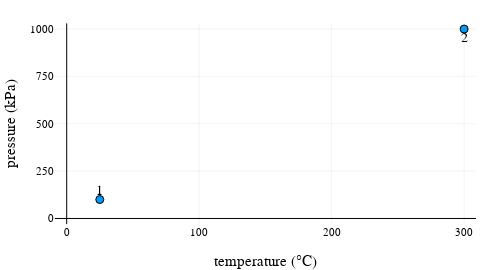

Write notebook code for a chart like this one.
### Code cell
# Given
T = [25u"°C",  300u"°C"]
P = [100u"kPa", 1u"MPa"] .|> u"kPa"

# Plot our states
scatter(T,P, label = "", xlabel="temperature", ylabel="pressure", series_annotations = text.(1:2, 10, [:bottom,:top]), size=(480,270), xlim=[0,], ylim=[0,], framestyle = :zerolines)# Given

### Figure 1 — Plotly figure (JSON) as saved in the notebook; plotly's stock layout.template omitted (floating-point values rounded to 4 significant figures)
{"data": [{"colorbar": {"title": ""}, "legendgroup": "", "marker": {"color": "rgba(0, 154, 250, 1.000)", "line": {"color": "rgba(0, 0, 0, 1.000)", "width": 1}, "size": 8, "symbol": "circle"}, "mode": "markers", "name": "", "showlegend": false, "type": "scatter", "x": [25, 300], "xaxis": "x", "y": [100, 1000], "yaxis": "y", "zmax": null, "zmin": null}], "layout": {"annotations": [{"font": {"color": "rgba(0, 0, 0, 1.000)", "family": "sans-serif", "size": 14}, "rotation": 0, "showarrow": false, "text": "1", "x": 25, "xanchor": "center", "xref": "x", "y": 100, "yanchor": "bottom", "yref": "y"}, {"font": {"color": "rgba(0, 0, 0, 1.000)", "family": "sans-serif", "size": 14}, "rotation": 0, "showarrow": false, "text": "2", "x": 300, "xanchor": "center", "xref": "x", "y": 1000, "yanchor": "top", "yref": "y"}], "height": 270, "legend": {"bgcolor": "rgba(255, 255, 255, 1.000)", "bordercolor": "rgba(0, 0, 0, 1.000)", "borderwidth": 1, "font": {"color": "rgba(0, 0, 0, 1.000)", "family": "sans-serif", "size": 11}, "tracegroupgap": 0, "traceorder": "normal", "x": 1, "xanchor": "auto", "y": 1, "yanchor": "auto"}, "margin": {"b": 20, "l": 0, "r": 0, "t": 20}, "paper_bgcolor": "rgba(255, 255, 255, 1.000)", "plot_bgcolor": "rgba(255, 255, 255, 1.000)", "showlegend": true, "width": 480, "xaxis": {"anchor": "y", "domain": [0.1141, 0.9918], "gridcolor": "rgba(0, 0, 0, 0.100)", "gridwidth": 0.5, "linecolor": "rgba(0, 0, 0, 1.000)", "mirror": false, "range": [-9, 309], "showgrid": true, "showline": false, "showticklabels": true, "tickangle": 0, "tickcolor": "rgba(0, 0, 0, 0.000)", "tickfont": {"color": "rgba(0, 0, 0, 1.000)", "family": "sans-serif", "size": 11}, "tickmode": "array", "ticks": "inside", "ticktext": ["0", "100", "200", "300"], "tickvals": [0, 100, 200, 300], "title": "temperature (°C)", "titlefont": {"color": "rgba(0, 0, 0, 1.000)", "family": "sans-serif", "size": 15}, "type": "-", "visible": true, "zeroline": true, "zerolinecolor": "rgba(0, 0, 0, 1.000)"}, "yaxis": {"anchor": "x", "domain": [0.1123, 0.9854], "gridcolor": "rgba(0, 0, 0, 0.100)", "gridwidth": 0.5, "linecolor": "rgba(0, 0, 0, 1.000)", "mirror": false, "range": [-30, 1030], "showgrid": true, "showline": false, "showticklabels": true, "tickangle": 0, "tickcolor": "rgba(0, 0, 0, 0.000)", "tickfont": {"color": "rgba(0, 0, 0, 1.000)", "family": "sans-serif", "size": 11}, "tickmode": "array", "ticks": "inside", "ticktext": ["0", "250", "500", "750", "1000"], "tickvals": [0, 250, 500, 750, 1000], "title": "pressure (kPa)", "titlefont": {"color": "rgba(0, 0, 0, 1.000)", "family": "sans-serif", "size": 15}, "type": "-", "visible": true, "zeroline": true, "zerolinecolor": "rgba(0, 0, 0, 1.000)"}}}
